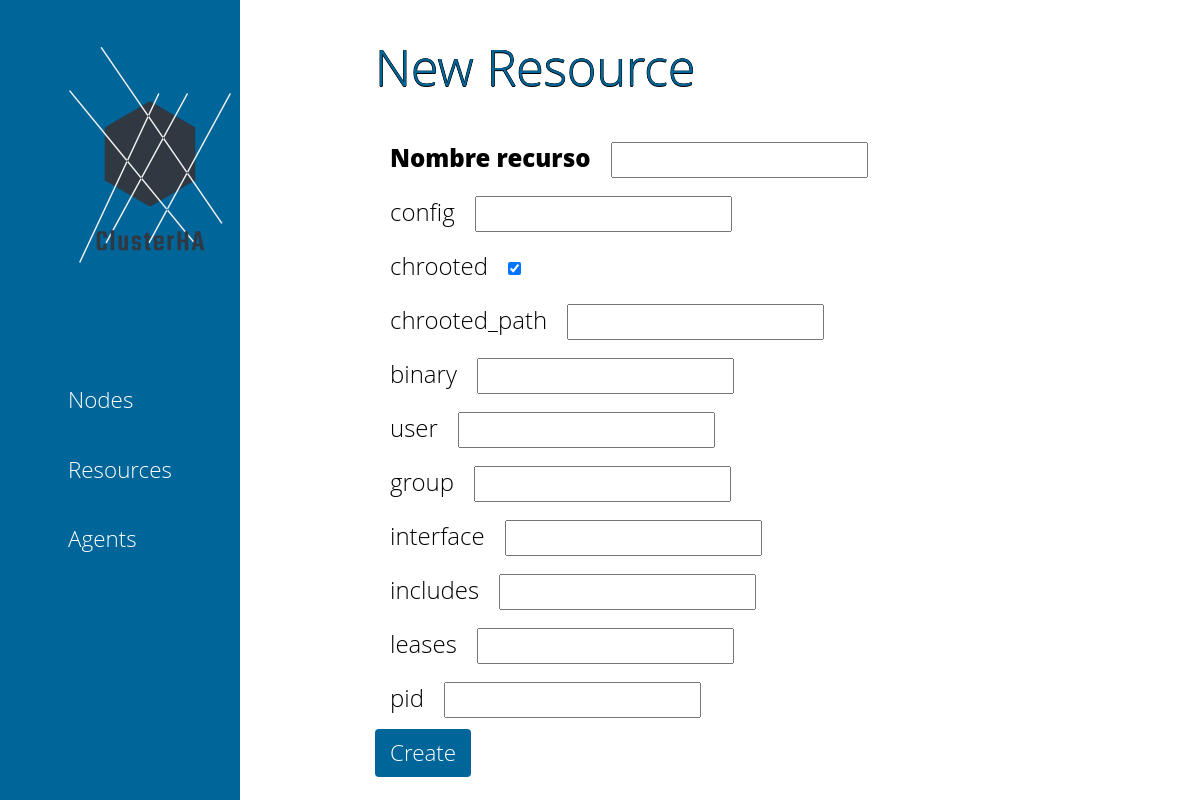
/resources/new/dhcpd, run on the app's committed database.
### cluster/models.py (models this page shows)
class Agent_Param(models.Model):
    agent = models.ForeignKey(Agent, on_delete=models.CASCADE)
    name = models.CharField(max_length=50)
    title = models.CharField(max_length=200, default="title")
    description = models.TextField(default="description")
    required = models.BooleanField(default=False)
    unique = models.BooleanField(default=False)
    content_type = models.CharField(max_length=50, default="content-type")
    default_value = models.CharField(max_length=150, default="default", null=True)

### cluster/views.py (the view)
# urls.py: path('resources/new/<agent_name>', views.resources_form, name='resources_form'),
def resources_form(request, agent_name):
    template = loader.get_template('resources_form.html')
    params = Agent_Param.objects.all().filter(agent__name=agent_name)
    context = {
        'agent_name': agent_name,
        'params': params,
    }
    return HttpResponse(template.render(context, request))

### cluster/templates/resources_form.html (shortened to what this page needs)
{% extends "base.html" %}
{% block content %}
    <div class="container">
        <div class="tm-title">New Resource</div>
    <form action="{% url 'cluster:resources_created' agent_name %}" method="post">
        <label class="tm-nav-item-custom" for="name"><b>Nombre recurso</b></label>
        <input type="text" name="nombre" id="nombre" required><br>
    {% for param in params %}
        <label class="tm-nav-item-custom" for="param_name">{{ param.name }}</label>
        <input {% if param.content_type == 'boolean' %}type="checkbox"{% elif param.content_type == 'integer' %}type="number"{% elif param.content_type == 'string' %}type="text"{% endif %} name={{ param.name }} id={{ param.name }}{% if param.default_value == 'true' %} checked{% endif %} {% if param.required %}required="true"{% endif %}><br>
    {% endfor %}
        <input class="tm-button-form" type="submit" value="Create">
    </form>
{% endblock %}

### cluster/static/css/site.css (style rules this page uses)
body { font-family: 'Open Sans', Helvetica, Arial, sans-serif; font-size: 20px; font-weight: 300; overflow-x: hidden; }
.tm-button-form { background-color: #006599; border: none; color: white; cursor: pointer; display: inline-block; font-size: 1.4rem; padding: 7px 15px; border-radius: 4px; }
.tm-title { font-size: 2.5em; list-style: none; padding: 30px 0px; transition: all 0.3s ease; color: #006599; text-shadow: -0.5px 0 black, 0 0.5px black, 0.5px 0 black, 0 -0.5px black; }
b { font-weight: 800; }
.tm-nav-item-custom { font-size: 1.5rem; list-style: none; padding: 5px 15px; transition: all 0.3s ease; color: black; }
.tm-nav-item-custom b { font-weight: 800; }
@media (min-width: 576px) { .container { width: 100%; } }
@media (min-width: 992px) { .container { width: 100%; } }
@media (min-width: 1200px) { .container { width: 100%; } }

### data on the page
Agent_Param: name "config"
Agent_Param: name "chrooted", required "☑"
Agent_Param: name "chrooted_path"
Agent_Param: name "binary"
Agent_Param: name "user"
Agent_Param: name "group"
Agent_Param: name "interface"
Agent_Param: name "includes"
Agent_Param: name "leases"
Agent_Param: name "pid"
